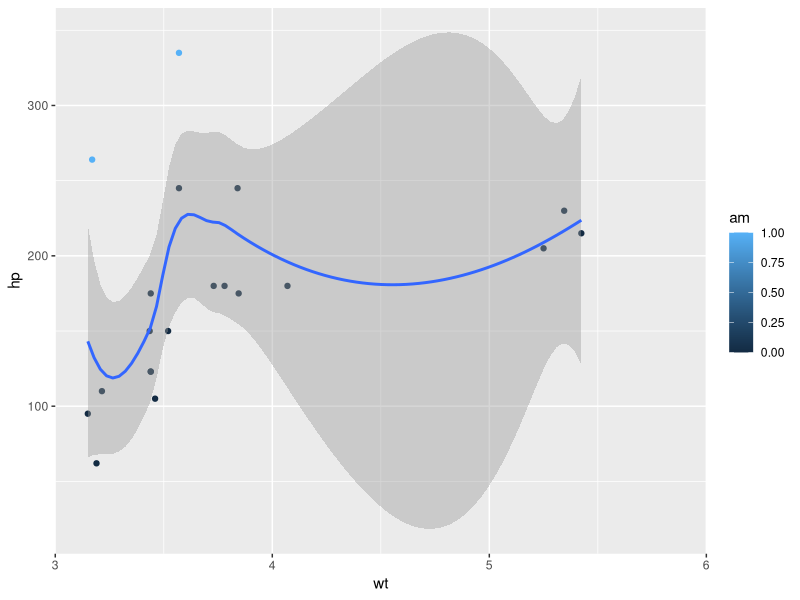
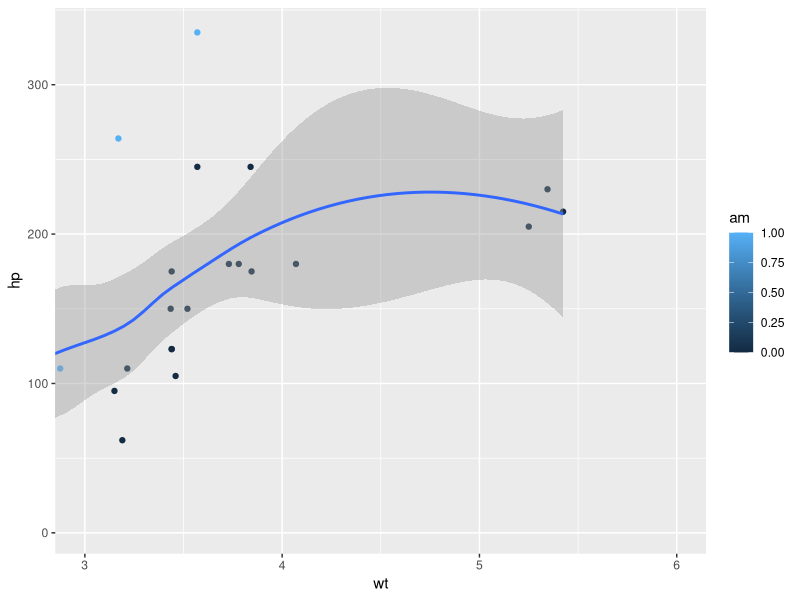
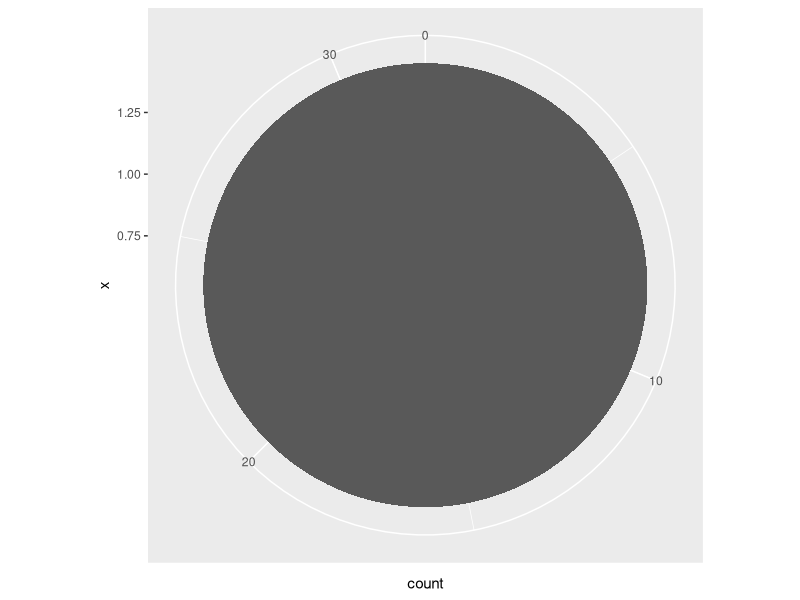
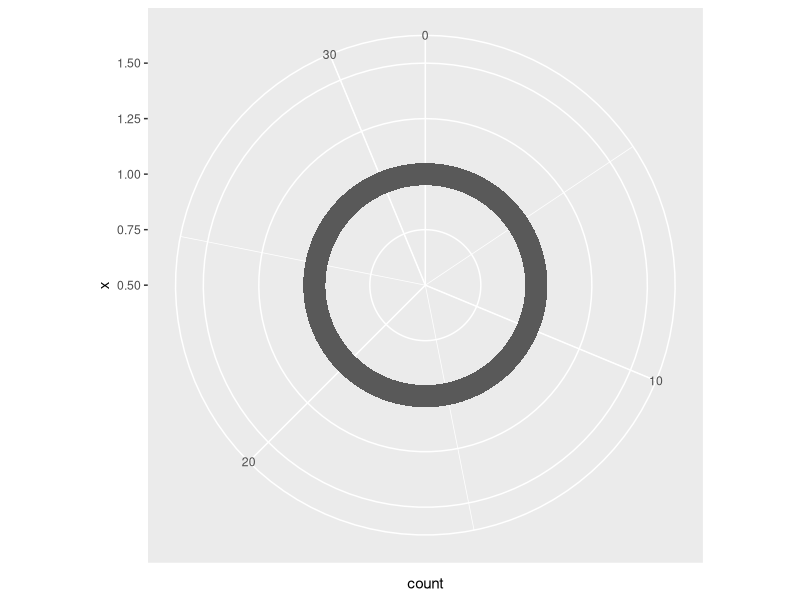
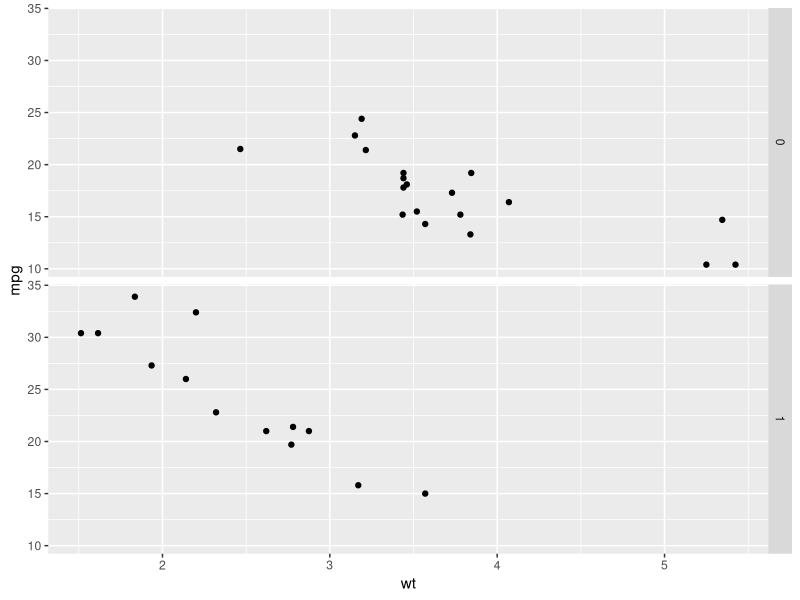
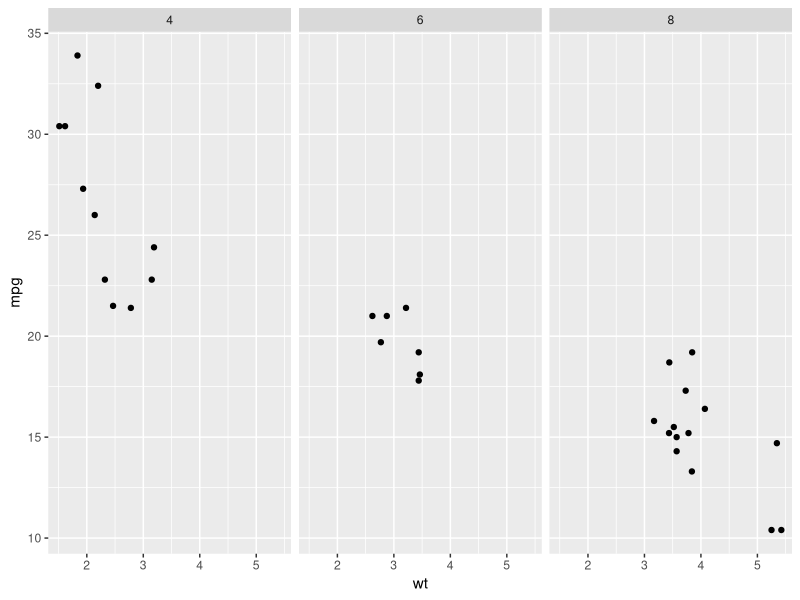
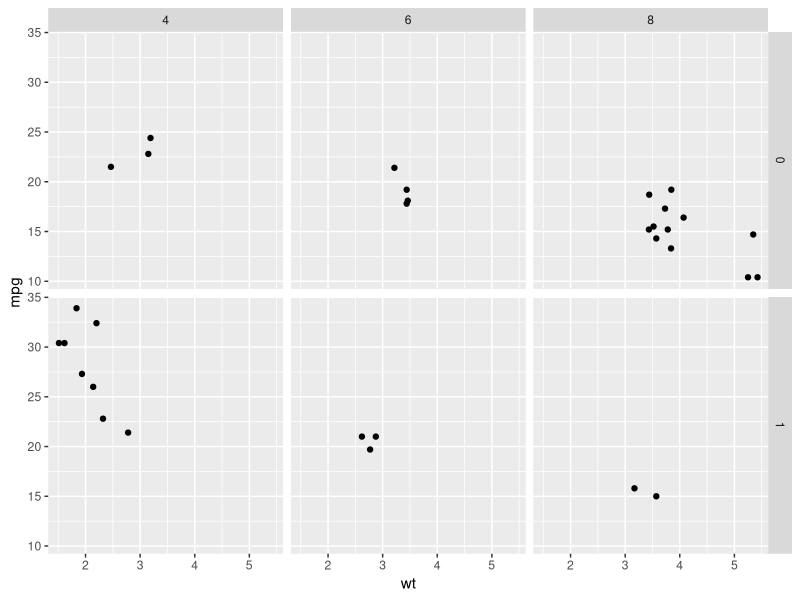

Recreate these plots in R, in order. (Note: this script raises an error after producing the figures.)
## ---- chunk 1
knitr::opts_chunk$set(echo = TRUE)
require(tidyverse)
## ---- chunk 2
# Basic ggplot() command, coded for you
p <- ggplot(mtcars, aes(x = wt, y = hp, col = am)) + geom_point() + geom_smooth()

# Add scale_x_continuous()
p + 
  scale_x_continuous(limits = c(3, 6), expand = c(0, 0))

# Add coord_cartesian(): the proper way to zoom in
p +
  coord_cartesian(xlim = c(3, 6))
## ---- chunk 3

## ---- chunk 4
# Create a stacked bar plot: wide.bar
wide.bar <- ggplot(mtcars, aes(x = 1, fill = cyl)) +
              geom_bar()

# Convert wide.bar to pie chart
wide.bar +
  coord_polar(theta = "y")

# Create stacked bar plot: thin.bar
thin.bar <- ggplot(mtcars, aes(x = 1, fill = cyl)) +
              geom_bar(width = .1) +
              scale_x_continuous(limits = c(0.5,1.5))

# Convert thin.bar to "ring" type pie chart
thin.bar +
  coord_polar(theta = "y")
## ---- chunk 5
# Basic scatter plot
p <- ggplot(mtcars, aes(x = wt, y = mpg)) +
  geom_point()

# 1 - Separate rows according to transmission type, am
p +
  facet_grid(am ~ .)

# 2 - Separate columns according to cylinders, cyl
p +
  facet_grid(. ~ cyl)

# 3 - Separate by both columns and rows 
p +
  facet_grid(am ~ cyl)
## ---- chunk 6
# Code to create the cyl_am col and myCol vector
mtcars$cyl_am <- paste(mtcars$cyl, mtcars$am, sep = "_")
myCol <- rbind(brewer.pal(9, "Blues")[c(3,6,8)],
               brewer.pal(9, "Reds")[c(3,6,8)])

# Map cyl_am onto col
ggplot(mtcars, aes(x = wt, y = mpg, col = cyl_am)) +
  geom_point() +
  # Add a manual colour scale
  scale_color_manual(values = myCol)
  
# Grid facet on gear vs. vs
ggplot(mtcars, aes(x = wt, y = mpg, col = cyl_am)) +
  geom_point() +
  scale_color_manual(values = myCol) +
  facet_grid(gear ~ vs)

# Also map disp to size
ggplot(mtcars, aes(x = wt, y = mpg, col = cyl_am, size = disp)) +
  geom_point() +
  scale_color_manual(values = myCol) +
  facet_grid(gear ~ vs)
